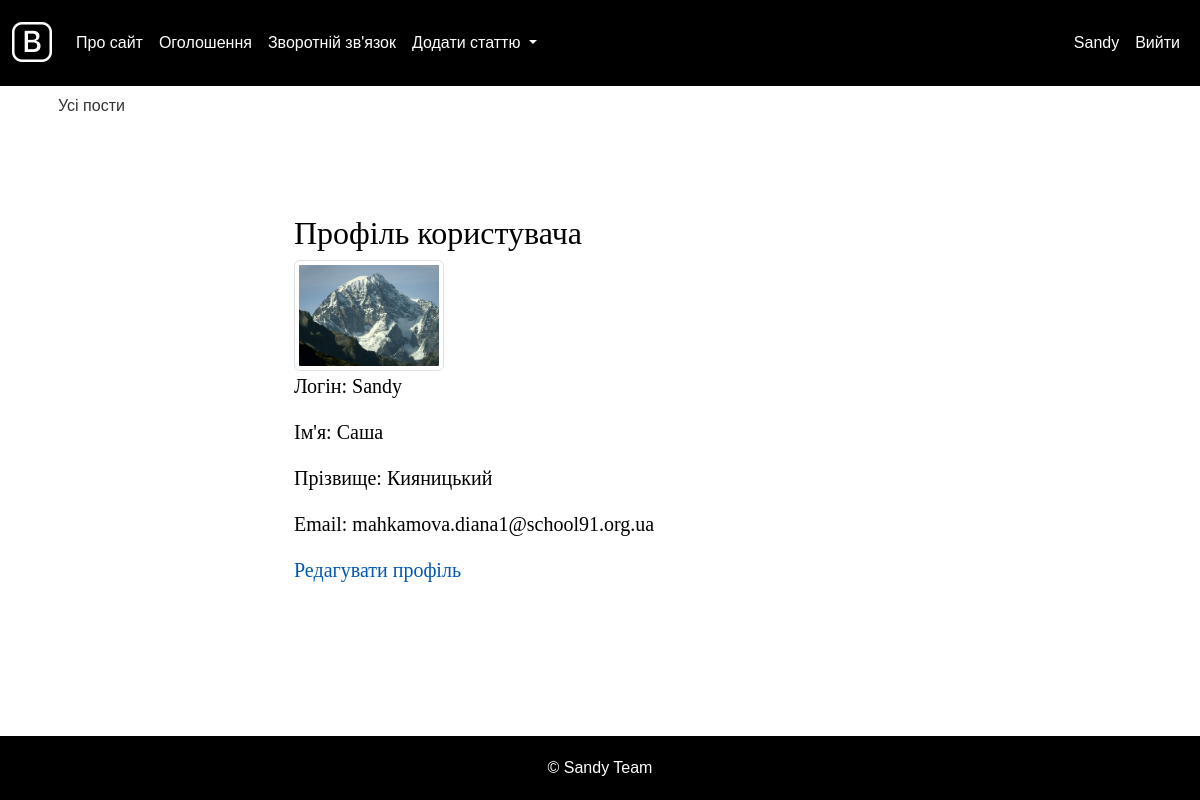
Screenshot of /profile/ (signed in) with the database file from the repository.
### blog/models.py (models this page shows, shortened)
class CustomUser(AbstractUser):
    avatar = models.ImageField(upload_to='avatars/', blank=True, null=True, default='avatars/default_avatar.png')
    class Meta:
        verbose_name = 'Користувач'
        verbose_name_plural = 'Користувачі'

### blog/views.py (the view)
# urls.py: path('profile/', views.profile, name='profile'),
@login_required
def profile(request):
        return render(request, 'profile.html', {'menu': menu(request), 'title': 'Профіль'})

### blog/utils.py (called while the page is built)
def menu(request):
    user_menu = [{'title': "Про сайт", 'url_name': 'about'},
                 {'title': "Додати статтю", 'url_name': 'add_page'},
                 {'title': "Зворотній зв'язок", 'url_name': 'contact'}]
    if request.user.is_authenticated:
        user_menu.insert(1, {'title': "Вийти", 'url_name': 'logout'})
    else:
        user_menu.insert(1, {'title': "Увійти", 'url_name': 'login'})
    return {'menu': user_menu}

### blog/templates/profile.html
{% extends 'base.html' %}
{% load static %}
{% block content %}
<div class="container mt-5">
    <h1>Профіль користувача</h1>
    <div>
        {% if user.avatar %}
            <img src="{{ user.avatar.url }}" alt="Avatar" class="img-thumbnail" width="150" height="150">
        {% else %}
            <img src="{% static 'default_avatar.png' %}" alt="Default Avatar" class="img-thumbnail" width="150" height="150">
        {% endif %}
    </div>
    <p>Логін: {{ user.username }}</p>
    <p>Ім'я: {{ user.first_name }}</p>
    <p>Прізвище: {{ user.last_name }}</p>
    <p>Email: {{ user.email }}</p>
    <a href="{% url 'edit_profile' %}">Редагувати профіль</a>
</div>
{% endblock %}

### blog/templates/base.html (shortened to what this page needs)
{% load static %}
<!DOCTYPE html>
<html>
<head>
    <link href="https://cdn.jsdelivr.net/npm/bootstrap@5.3.0/dist/css/bootstrap.min.css" rel="stylesheet">
    <link href="https://cdn.jsdelivr.net/npm/bootstrap-icons/font/bootstrap-icons.css" rel="stylesheet">
    <link href="{% static 'css/styles.css' %}" rel="stylesheet">
</head>
<body>
<nav class="navbar navbar-expand-lg navbar-light">
    <div class="container-fluid">
        <a class="navbar-brand" href="{% url 'home' %}">
            <i class="bi bi-bootstrap" style="color: #fff;"></i>
        </a>
        <div class="collapse navbar-collapse" id="navbarNavDropdown">
            <ul class="navbar-nav me-auto">
                <li class="nav-item">
                    <a class="nav-link" href="{% url 'about' %}">Про сайт</a>
                </li>
                <li class="nav-item">
                    <a class="nav-link" href="{% url 'announcements' %}">Оголошення</a>
                </li>
                <li class="nav-item">
                    <a class="nav-link" href="{% url 'contact' %}">Зворотній зв'язок</a>
                </li>
                <li class="nav-item dropdown">
                    <a class="nav-link dropdown-toggle" href="{% url 'add_page' %}" id="navbarDropdown" role="button" data-bs-toggle="dropdown" aria-expanded="false">
                        Додати статтю
                    </a>
                </li>
            </ul>
            <ul class="navbar-nav ms-auto">
                {% if request.user.is_authenticated %}
                    <li class="nav-item">
                        <a class="nav-link" href="{% url 'user_profile' request.user.username %}">{{ request.user.username }}</a>
                    </li>
                    <li class="nav-item">
                        <a class="nav-link" href="{% url 'logout' %}">Вийти</a>
                    </li>
                {% endif %}
            </ul>
        </div>
    </div>
</nav>
<div class="container content-wrapper">
    <div class="row">
        <div class="col-md-2">
            <ul class="list-group">
                {% if cat_selected == 0 %}
                    <li class="list-group-item list-group-header">Усі пости</li>
                {% else %}
                    <li class="list-group-item"><a href="{% url 'home' %}">Усі пости</a></li>
                {% endif %}
            </ul>
        </div>
        <div class="col-md-10">
            <div class="content-text">
                {% block content %}
                {% endblock %}
            </div>
        </div>
    </div>
</div>
<footer class="footer">
    <div class="container">
        <span class="text-muted">&copy; Sandy Team</span>
    </div>
</footer>
</body>
</html>

### blog/static/css/styles.css (style rules this page uses)
html, body { font-family: 'Arial'; margin: 0; padding: 0; height: 100%; width: 100%; color: #444; }
a { color: #0059b2; text-decoration: none; }
img { max-width: 600px; height: auto; }
.bi-bootstrap { font-size: 40px; color: #000; }
.content-text { margin: 60px 0 0 30px; color: #000; font-size: 20px; font-family: Yandex Sans Display Light; }
.content-text h1 { font-size: 32px; }

### blog/templates/base.html (style rules this page uses)
body, html { height: 100%; margin: 0; }
body { display: flex; flex-direction: column; }
.content-wrapper { flex: 1; }
.footer { position: relative; bottom: 0; width: 100%; text-align: center; padding: 20px 0; background-color: #000; }
.footer .text-muted { color: #fff !important; }
.navbar-light { background-color: #000 !important; }
.navbar-nav .nav-link { color: #fff !important; }
.content-text { padding: 20px; }
.list-group { border: none; padding-left: 0; }
.list-group-item { border: none; padding: 0.5rem 1rem; }
.list-group-item a { color: #333; text-decoration: none; }

### rows the page displays
CustomUser: user.username "Sandy", avatar (picture), username "Sandy", first_name "Саша", last_name "Кияницький", email "mahkamova.diana1@school91.org.ua"
